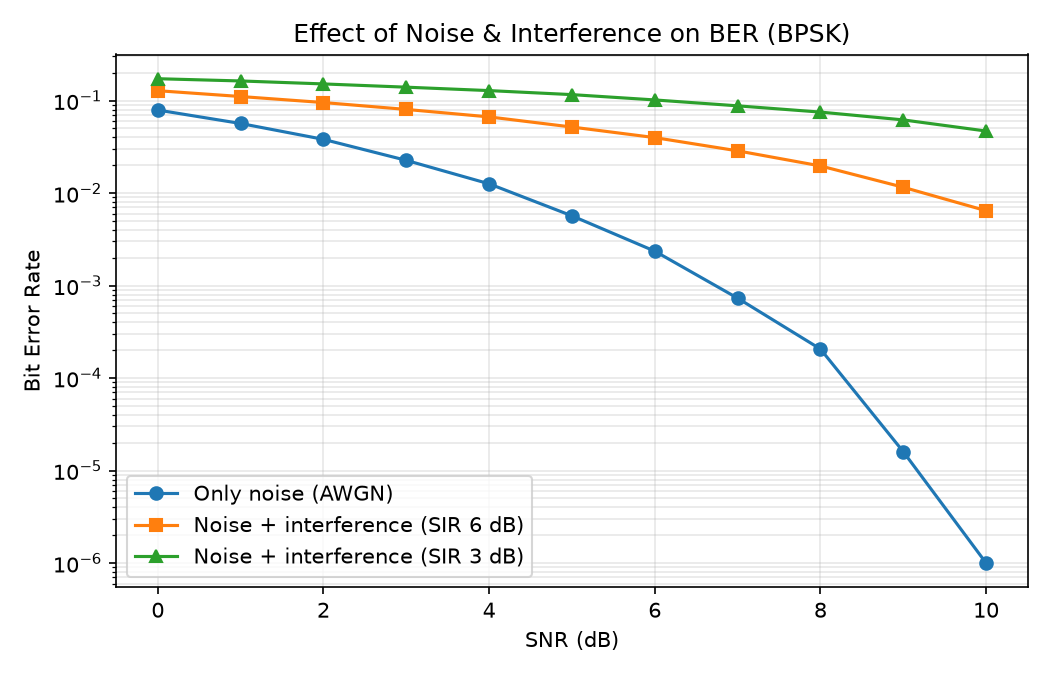

Write Python code to recreate this figure.

# Exp 8: Noise & interference - BER vs SNR for BPSK, with and without interferer
import numpy as np, matplotlib.pyplot as plt

np.random.seed(0)
N = 200000

bits = np.random.randint(0, 2, N)
s = 2 * bits - 1  # BPSK: 0 -> -1, 1 -> +1

def ber(snr_db, sir_db=None):
    noise = np.random.randn(N) / np.sqrt(2 * 10**(snr_db/10))
    r = s + noise

    if sir_db is not None:
        r += 10**(-sir_db/20) * np.sign(np.random.randn(N))

    return np.mean((r > 0) != bits)

snr = np.arange(0, 11)

plt.figure(figsize=(7, 4.5))
plt.semilogy(snr, [ber(x) + 1e-6 for x in snr],
             "o-", label="Only noise (AWGN)")
plt.semilogy(snr, [ber(x, 6) + 1e-6 for x in snr],
             "s-", label="Noise + interference (SIR 6 dB)")
plt.semilogy(snr, [ber(x, 3) + 1e-6 for x in snr],
             "^-", label="Noise + interference (SIR 3 dB)")

plt.xlabel("SNR (dB)")
plt.ylabel("Bit Error Rate")
plt.grid(alpha=0.3, which="both")
plt.legend()
plt.title("Effect of Noise & Interference on BER (BPSK)")
plt.tight_layout()
plt.savefig("exp8_noise.png", dpi=150)
plt.show()
